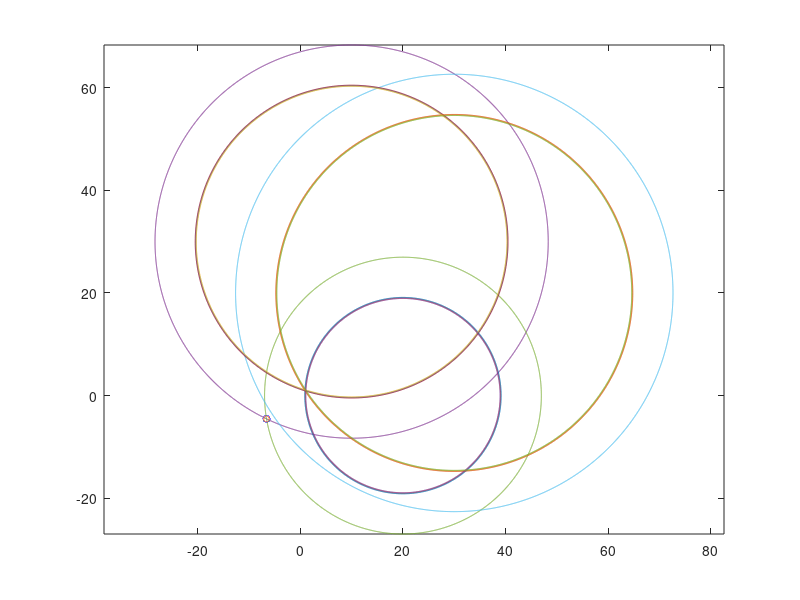
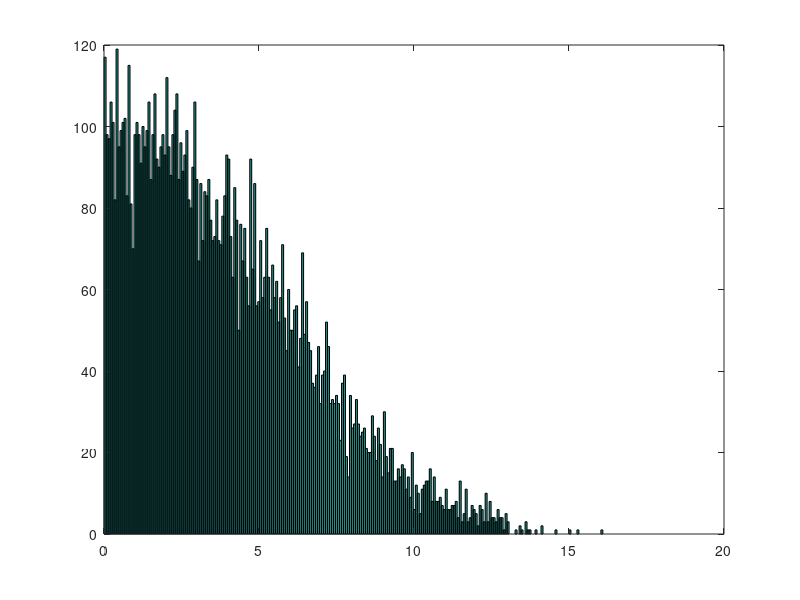

MATLAB code to generate these figures, in order:
clc;
close all
% x    -  user position coordinates
% si   -  sensor position coordinates
% ti   -  pseudorange measurements (ti=d(x,si)+clockOffset)
s1 = [10 30];
s2 = [20 0];
s3 = [30 20];
%kX - original user position cordinates
kX = [1 1];
%=====================================
%random chisla s normalnim raspredeleniem
chisloElementov = 10000;
MU =1;
SIGMA =4;
RandKb = abs(normrnd(MU,SIGMA,[1 chisloElementov]));

%=====================================
%vektori pogreshnostei
%zanulyaem
vectPogreshnostX = zeros(1,chisloElementov); 
vectPogreshnostB = zeros(1,chisloElementov); 
%=====================================
%ispolzuem fiksirovannoe znachenie nachalnoi clock offset
%kb - original time offset 
%kb = 8;
%=====================================
%ispolzuem randomnoe znachenie clock offset
schetchik = 1;
while schetchik <= chisloElementov
kb = RandKb(schetchik);
%=====================================
%t - psevdodalnosti
t1 = (((s1(1)- kX(1))^2+(s1(2)-kX(2))^2)^0.5)+kb;
t2 = (((s2(1)- kX(1))^2+(s2(2)-kX(2))^2)^0.5)+kb;
t3 = (((s3(1)- kX(1))^2+(s3(2)-kX(2))^2)^0.5)+kb;
%=====================================
if t1 > t2
    leastdist1 = t2;
    leastdist2 = t1;
    koordinat1=s2;
    koordinat2=s1;
else
    leastdist1 = t1;
    leastdist2 = t2;
    koordinat1=s1;
    koordinat2=s2;
end
if t3 < leastdist2
    if t3 < leastdist1
        tempDist=leastdist1;
        leastdist1=t3;
        leastdist2=tempDist;
        tempKoord=koordinat1;
        koordinat1=s3;
        koordinat2=tempKoord;
    else
        leastdist2=t3;
        koordinat2=s3;
    end
end

thirdPart = ((koordinat2(1)- koordinat1(1))^2+(koordinat2(2)-koordinat1(2))^2)^0.5;
%
x1=koordinat1(1);
x2=koordinat2(1);
y1=koordinat1(2);
y2=koordinat2(2);
a=leastdist2;
b=thirdPart;
c=leastdist1;
%
xx1=(1/2)*((y1-y2)*sqrt(-(-x1^2+2*x2*x1-x2^2+(-c+a-y1+y2)*(-c+a+y1-y2))*(-x1^2+2*x2*x1-x2^2+(c+a-y1+y2)*(c+a+y1-y2))*(x1-x2)^2)+(x1^3-x1^2*x2+(y2^2-2*y1*y2-c^2+y1^2+a^2-x2^2)*x1-x2*(a^2-c^2-x2^2-y2^2+2*y1*y2-y1^2))*(x1-x2))/((x1-x2)*(x1^2-2*x2*x1+x2^2+(y1-y2)^2));
yy1=(-sqrt(-(-x1^2+2*x2*x1-x2^2+(-c+a-y1+y2)*(-c+a+y1-y2))*(-x1^2+2*x2*x1-x2^2+(c+a-y1+y2)*(c+a+y1-y2))*(x1-x2)^2)+y1^3-y1^2*y2+(a^2+x1^2-c^2+x2^2-2*x2*x1-y2^2)*y1+y2^3+(x2^2-2*x2*x1+c^2-a^2+x1^2)*y2)/(2*y1^2-4*y1*y2+2*y2^2+2*(x1-x2)^2);
xx2= (1/2)*((-y1+y2)*sqrt(-(-x1^2+2*x2*x1-x2^2+(-c+a-y1+y2)*(-c+a+y1-y2))*(x1-x2)^2*(-x1^2+2*x2*x1-x2^2+(c+a-y1+y2)*(c+a+y1-y2)))+(x1-x2)*(x1^3-x1^2*x2+(y1^2-2*y1*y2+y2^2+a^2-c^2-x2^2)*x1-x2*(-c^2-x2^2+a^2-y1^2+2*y1*y2-y2^2)))/((x1^2-2*x2*x1+x2^2+(y1-y2)^2)*(x1-x2));
yy2 = (sqrt(-(x1-x2)^2*(-x1^2+2*x2*x1-x2^2+(c+a+y1-y2)*(c+a-y1+y2))*(-x1^2+2*x2*x1-x2^2+(-c+a+y1-y2)*(-c+a-y1+y2)))+y1^3-y1^2*y2+(a^2+x1^2-c^2+x2^2-2*x2*x1-y2^2)*y1+y2^3+(x2^2-2*x2*x1+c^2-a^2+x1^2)*y2)/(2*y1^2-4*y1*y2+2*y2^2+2*(x1-x2)^2);
%
x1=[xx1 yy1];
x2=[xx2 yy2];
%
tempSum1 = abs(abs(x1-s1) - t1) + abs(abs(x1-s2) - t2) + abs(abs(x1-s3)- t1);
tempSum2 = abs(abs(x2-s1) - t1) + abs(abs(x2-s2) - t2) + abs(abs(x2-s3)- t1);

if(tempSum1(1)+tempSum1(2)<=tempSum2(1)+tempSum2(2))
    x=x1;
else
    x=x2;
end

%===================================== 
%pogreshnosti
PogreshnostXx = (kX - x);

PogreshnostX = ((PogreshnostXx(1))^2+(PogreshnostXx(2))^2)^0.5;
PogreshnostX = abs(real(PogreshnostX));
%del

if PogreshnostX>13
   PogreshnostX = PogreshnostX- 2;
end
%
%===================================================
vectPogreshnostX(schetchik) = PogreshnostX;  
schetchik=schetchik + 1 ;
end

%grafiki
%bez pogreshnosti
plotCircle = @(xc, yc, R) plot(xc + R * cos(0:0.001:2*pi), yc + R * sin(0:0.001:2*pi));
plotCircle(s1(1), s1(2), t1-kb);
hold on
plotCircle(s2(1), s2(2), t2-kb);
hold on
plotCircle(s3(1), s3(2), t3-kb);
axis equal
%bez pogreshnosti
plotCircle = @(xc, yc, R) plot(xc + R * cos(0:0.001:2*pi), yc + R * sin(0:0.001:2*pi));
plotCircle(s1(1), s1(2), t1);
hold on
plotCircle(s2(1), s2(2), t2);
hold on
plotCircle(s3(1), s3(2), t3);
axis equal

%psevdodalnost
plotCircle(x(1), x(2), 0.6);
plotCircle(x(1), x(2), 0.7);
plotCircle(x(1), x(2), 0.5);
plotCircle(x(1), x(2), 0.4);
plotCircle(x(1), x(2), 0.3);
plotCircle(x(1), x(2), 0.2);
plotCircle(x(1), x(2), 0.1);
%plotCircle(x(1), x(2), 0.8);
%plotCircle(x(1), x(2), 0.5);
%plotCircle(x(1), x(2), 0.3);
%plotCircle(x(1), x(2), 0.1);
%axis equal
%=============================
%plotCircle(s1(1), s1(2), t1-kb+0.5);
%hold on
%plotCircle(s2(1), s2(2), t2-kb+0.5);
%hold on
%plotCircle(s3(1), s3(2), t3-kb+0.5);
%axis equal
%=============================
%videlenie original range
plotCircle = @(xc, yc, R) plot(xc + R * cos(0:0.001:2*pi), yc + R * sin(0:0.001:2*pi));
plotCircle(s1(1), s1(2), t1-kb+0.1);
hold on
plotCircle(s2(1), s2(2), t2-kb+0.1);
hold on
plotCircle(s3(1), s3(2), t3-kb+0.1);
axis equal
%=========
plotCircle = @(xc, yc, R) plot(xc + R * cos(0:0.001:2*pi), yc + R * sin(0:0.001:2*pi));
plotCircle(s1(1), s1(2), t1-kb-0.1);
hold on
plotCircle(s2(1), s2(2), t2-kb-0.1);
hold on
plotCircle(s3(1), s3(2), t3-kb-0.1);
axis equal
%==============================
vectPogreshnostX
%==============

%==============
figure;hist(vectPogreshnostX,250);
%==============================
%srednee
srednee = 0;
schet1 = 1;
while schet1 < chisloElementov
srednee = srednee + vectPogreshnostX(schet1) ;
schet1 = schet1 +1;
end
srednee = srednee / chisloElementov;
srednee
%srednekvadratichnoe
schet1 = 1;
srednekvadratichnoe = 0;
while schet1 < chisloElementov
srednekvadratichnoe = srednekvadratichnoe +(vectPogreshnostX(schet1) - srednee)^2 ;
schet1 = schet1 +1;
end
srednekvadratichnoe = (srednekvadratichnoe / chisloElementov)^0.5;
srednekvadratichnoe